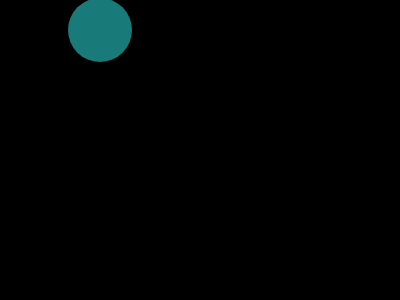
Frame 1 (no input)
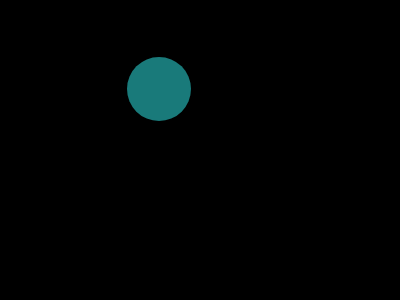
Frame 60 (no input)
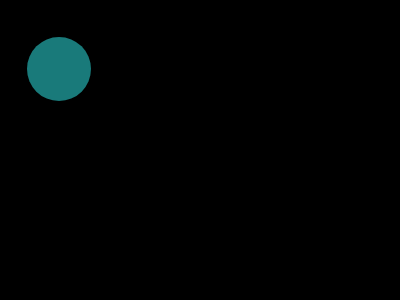
Frame 120 (the mouse pressed at the canvas centre since frame 60)

The p5.js sketch that drew these frames (run headless with seeded random() and noise() and a simulated clock; from frame 60 on, the mouse is pressed at the canvas centre):

// p5.js sketch
// ── sketch.js
// Make Your Own (Make Your Own Variable)
// Code! Programming with p5.js
// The Coding Train / Daniel Shiffman
// https://thecodingtrain.com/beginners/p5js/2.2-make-your-own.html
// https://youtu.be/dRhXIIFp-ys

// Make Your Own Variable: https://editor.p5js.org/codingtrain/sketches/xPXNdPy17
// Growing Circle Exercise: https://editor.p5js.org/codingtrain/sketches/ehbMJ-otC

let circleX = 100;circleY= 30;

function setup() {
  createCanvas(400, 300);
}

function mousePressed() {
  circleX = 0;
  circleY = 10;
}

function draw() {
  background(0);
  noStroke();
  fill(25,122,122);
  //circle(circleX, 150, 64);
  circle(circleX, circleY, 64);
  circleX = circleX + 1;
  circleY = circleY + 1;
  if(circleX>400){
    circleX=1;
    circleY=50;
    }
  if(circleY>300){
    circleX=10;
    circleY=20;
    
  }
}
